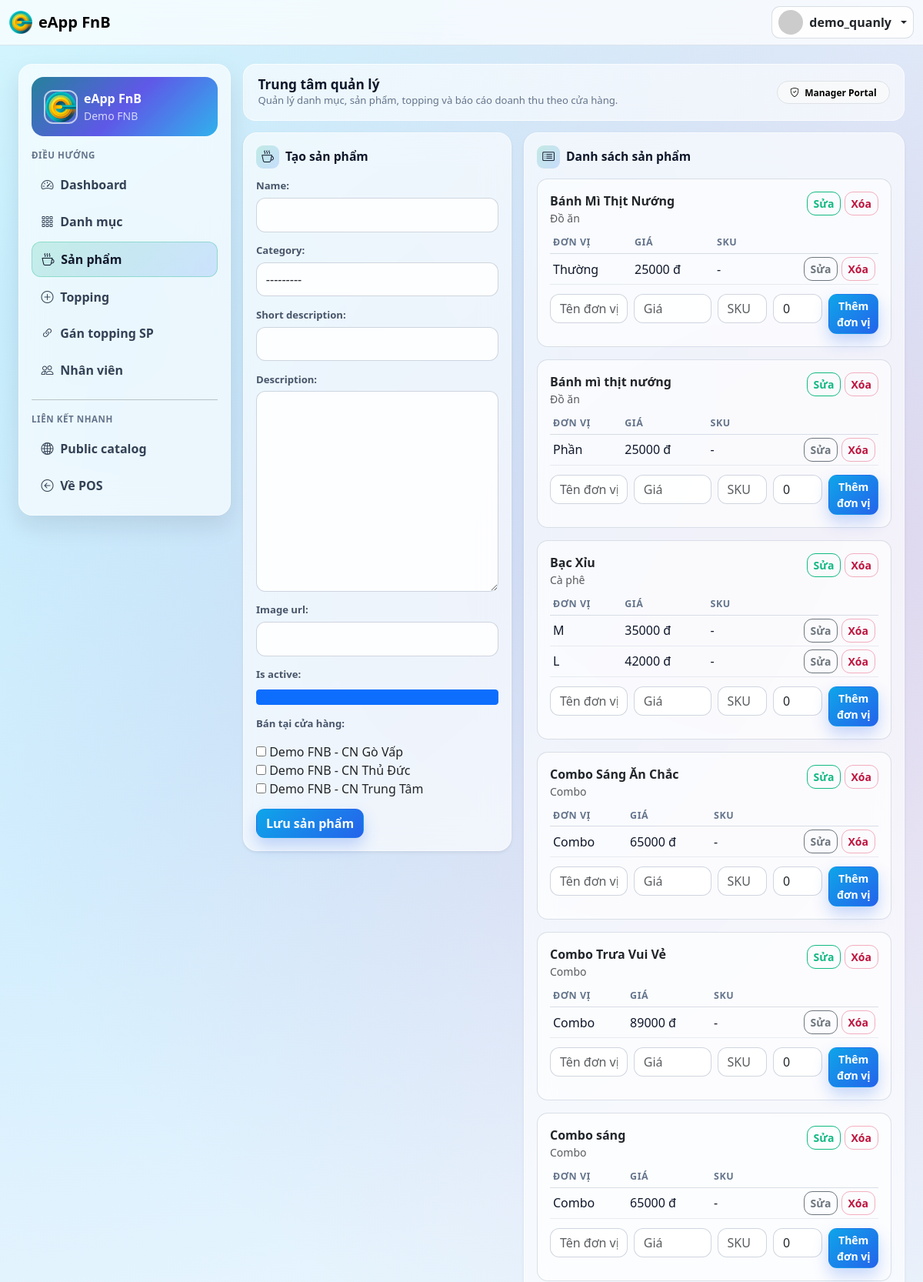
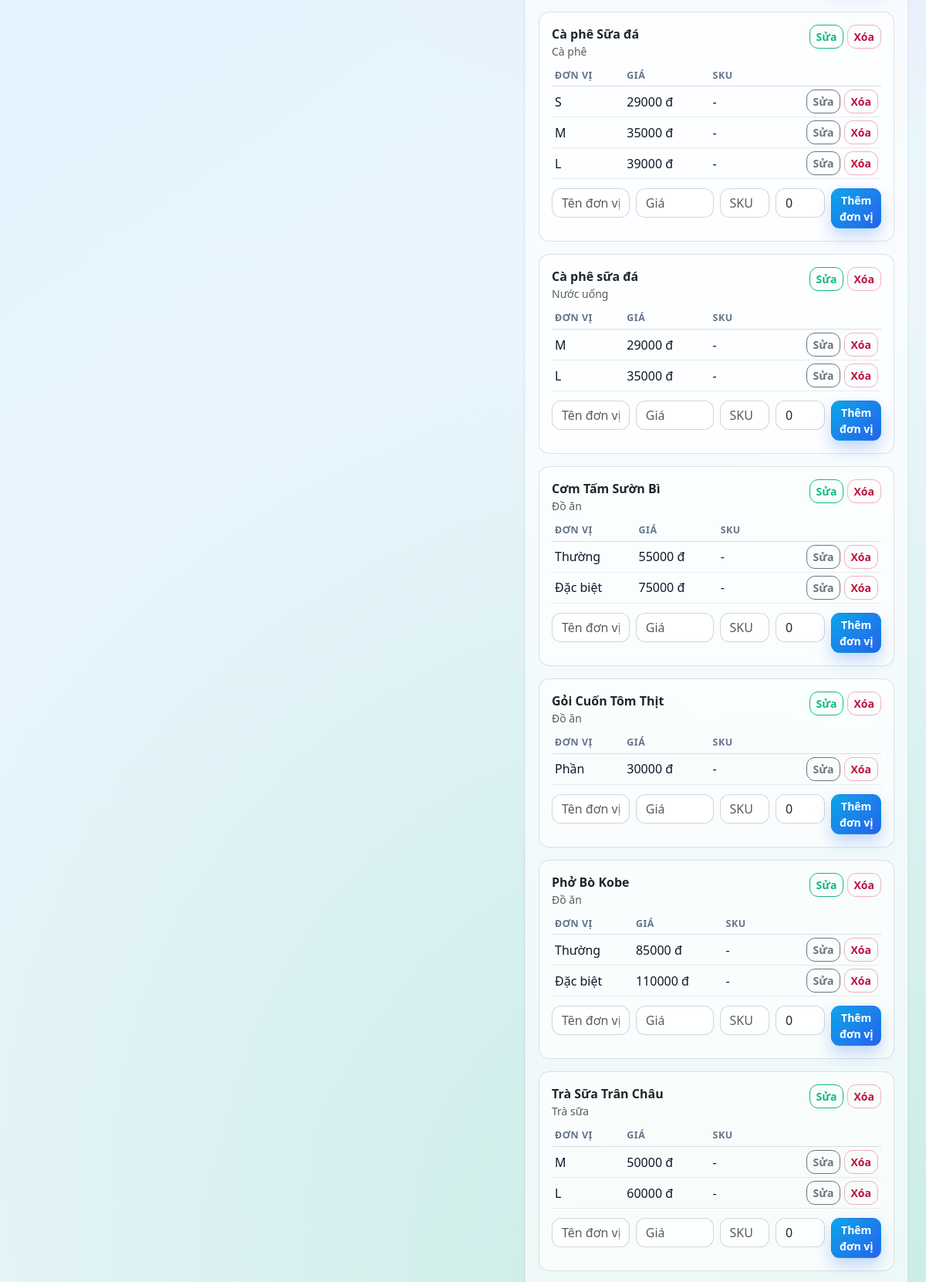
The app's page /quanly/products/ (signed in, upper part) with its own data (2 pictures, top to bottom).
### App_Accounts/models.py (models this page shows, shortened)
class User(AbstractUser):
    class Role(models.TextChoices):
        MANAGER = 'MANAGER', 'Manager'
        STAFF = 'STAFF', 'Staff'
    role = models.CharField(max_length=20, choices=Role.choices, default=Role.STAFF)
    tenant = models.ForeignKey(
        'App_Tenant.Tenant',
        on_delete=models.PROTECT,
        related_name='users',
        null=True,
        blank=True,
    )
    class Meta:
        constraints = [
            models.CheckConstraint(
                check=Q(role='STAFF') | Q(tenant__isnull=False),
                name='chk_manager_requires_tenant',
            ),
            models.UniqueConstraint(
                fields=['tenant'],
                condition=Q(role='MANAGER') & Q(tenant__isnull=False),
                name='uq_manager_per_tenant',
            ),
        ]
        indexes = [
            models.Index(fields=['tenant', 'role']),
        ]
    @property
    def is_manager(self):
        return self.role == self.Role.MANAGER

### App_Tenant/models.py (models this page shows, shortened)
class Tenant(TimeStampedModel):
    name = models.CharField(max_length=150)
    public_slug = models.SlugField(max_length=120, unique=True, validators=[validate_public_slug])
    is_active = models.BooleanField(default=True)
    class Meta:
        ordering = ['name']

class Store(TimeStampedModel):
    tenant = models.ForeignKey(Tenant, on_delete=models.CASCADE, related_name='stores')
    name = models.CharField(max_length=150)
    slug = models.SlugField(max_length=120)
    address = models.CharField(max_length=255, blank=True)
    is_active = models.BooleanField(default=True)
    is_default = models.BooleanField(default=False)
    class Meta:
        ordering = ['tenant__name', 'name']
        constraints = [
            models.UniqueConstraint(fields=['tenant', 'slug'], name='uq_store_tenant_slug'),
            models.UniqueConstraint(
                fields=['tenant'],
                condition=Q(is_default=True),
                name='uq_default_store_per_tenant',
            ),
        ]
        indexes = [
            models.Index(fields=['tenant', 'is_active']),
        ]
    def __str__(self):
        return f'{self.tenant.name} - {self.name}'

### App_Catalog/models.py (models this page shows, shortened)
class Category(TimeStampedModel):
    tenant = models.ForeignKey('App_Tenant.Tenant', on_delete=models.CASCADE, related_name='categories')
    name = models.CharField(max_length=120)
    slug = models.SlugField(max_length=140)
    description = models.TextField(blank=True)
    is_active = models.BooleanField(default=True)
    class Meta:
        constraints = [
            models.UniqueConstraint(fields=['tenant', 'slug'], name='uq_category_tenant_slug'),
        ]
        ordering = ['name']
    def __str__(self):
        return self.name

class Product(TimeStampedModel):
    tenant = models.ForeignKey('App_Tenant.Tenant', on_delete=models.CASCADE, related_name='products')
    category = models.ForeignKey(Category, on_delete=models.SET_NULL, null=True, blank=True, related_name='products')
    name = models.CharField(max_length=180)
    slug = models.SlugField(max_length=180)
    short_description = models.CharField(max_length=255, blank=True)
    description = models.TextField(blank=True)
    image_url = models.URLField(blank=True)
    is_active = models.BooleanField(default=True)
    class Meta:
        constraints = [
            models.UniqueConstraint(fields=['tenant', 'slug'], name='uq_product_tenant_slug'),
        ]
        indexes = [
            models.Index(fields=['tenant', 'is_active']),
            models.Index(fields=['tenant', 'name']),
        ]
        ordering = ['name']

class ProductUnit(TimeStampedModel):
    product = models.ForeignKey(Product, on_delete=models.CASCADE, related_name='units')
    name = models.CharField(max_length=120)
    price = models.DecimalField(max_digits=14, decimal_places=2)
    sku = models.CharField(max_length=120, blank=True)
    is_active = models.BooleanField(default=True)
    display_order = models.PositiveIntegerField(default=0)
    class Meta:
        constraints = [
            models.UniqueConstraint(fields=['product', 'name'], name='uq_product_unit_name'),
        ]
        ordering = ['display_order', 'id']

### App_Quanly/views.py (the view, shortened to what this page needs)
# urls.py: path('products/', views.product_list_create, name='products'),
@manager_required
def product_list_create(request):
    tenant = _tenant_or_404(request.user)
    products = Product.objects.filter(tenant=tenant).select_related('category').prefetch_related('units').order_by('name')
    form = ProductForm(request.POST or None, tenant=tenant)
    return render(
        request,
        'App_Quanly/products.html',
        {
            'products': products,
            'form': form,
            'unit_form': ProductUnitForm(),
        },
    )

### templates/App_Quanly/products.html (shortened to what this page needs)
{% extends 'App_Quanly/_layout.html' %}
{% block quanly_content %}
<div class="row g-3">
    <div class="col-lg-5">
        <div class="card border-0 shadow-sm">
            <div class="card-body">
                <h2 class="admin-card-title">
                    <i class="bi bi-cup-hot"></i>
                    Tạo sản phẩm
                </h2>
                <form method="post">
                    {{ form.as_p }}
                    <button class="btn btn-primary" type="submit">Lưu sản phẩm</button>
                </form>
            </div>
        </div>
    </div>
    <div class="col-lg-7">
        <div class="card border-0 shadow-sm">
            <div class="card-body">
                <h2 class="admin-card-title">
                    <i class="bi bi-card-list"></i>
                    Danh sách sản phẩm
                </h2>
                {% for product in products %}
                <div class="record-block p-3 mb-3">
                    <div class="d-flex justify-content-between align-items-start mb-2">
                        <div>
                            <div class="fw-semibold">{{ product.name }}</div>
                            <div class="small text-muted">{{ product.category.name|default:'Không danh mục' }}</div>
                        </div>
                        <div class="text-end">
                            <a class="btn btn-sm btn-outline-primary" href="{% url 'App_Quanly:product_edit' product.id %}">Sửa</a>
                            <form class="d-inline" method="post" action="{% url 'App_Quanly:product_delete' product.id %}">
                                <button class="btn btn-sm btn-outline-danger" onclick="return confirm('Xóa sản phẩm này?')">Xóa</button>
                            </form>
                        </div>
                    </div>
                    <div class="table-responsive mb-2">
                        <table class="table table-sm align-middle mb-1">
                            <thead><tr><th>Đơn vị</th><th>Giá</th><th>SKU</th><th></th></tr></thead>
                            <tbody>
                                {% for unit in product.units.all %}
                                <tr>
                                    <td>{{ unit.name }}</td>
                                    <td>{{ unit.price|floatformat:0 }} đ</td>
                                    <td>{{ unit.sku|default:'-' }}</td>
                                    <td class="text-end">
                                        <a class="btn btn-sm btn-outline-secondary" href="{% url 'App_Quanly:unit_edit' unit.id %}">Sửa</a>
                                        <form class="d-inline" method="post" action="{% url 'App_Quanly:unit_delete' unit.id %}">
                                            <button class="btn btn-sm btn-outline-danger" onclick="return confirm('Xóa đơn vị này?')">Xóa</button>
                                        </form>
                                    </td>
                                </tr>
                                {% empty %}
                                <tr><td colspan="4" class="text-muted">Chưa có đơn vị.</td></tr>
                                {% endfor %}
                            </tbody>
                        </table>
                    </div>
                    <form method="post" action="{% url 'App_Quanly:unit_add' product.id %}" class="row g-2">
                        <div class="col-md-3"><input class="form-control" name="name" placeholder="Tên đơn vị" required></div>
                        <div class="col-md-3"><input class="form-control" name="price" type="number" step="0.01" placeholder="Giá" required></div>
                        <div class="col-md-2"><input class="form-control" name="sku" placeholder="SKU"></div>
                        <div class="col-md-2"><input class="form-control" name="display_order" type="number" value="0"></div>
                        <div class="col-md-2 d-grid"><button class="btn btn-sm btn-primary">Thêm đơn vị</button></div>
                    </form>
                </div>
                {% empty %}
                <div class="text-muted">Chưa có sản phẩm.</div>
                {% endfor %}
            </div>
        </div>
    </div>
</div>
{% endblock %}

### templates/App_Quanly/_layout.html (shortened to what this page needs)
{% extends 'App_Core/base.html' %}
{% load static %}
{% block body_class %}quanly-page{% endblock %}
{% block container_class %}container-fluid py-4 px-3 px-xl-4{% endblock %}
{% block content %}
<div class="row g-3 quanly-shell">
    <div class="col-12 col-lg-3">
        <div class="glass-panel p-3">
            <div class="card-body">
                <div class="admin-tenant-card mb-3">
                    <div class="d-flex align-items-center gap-2">
                        <img class="admin-tenant-logo" src="{% static 'images/logo/eapp.png' %}" alt="eApp FnB">
                        <div>
                            <div class="fw-bold">eApp FnB</div>
                            <div class="small opacity-75">{{ user.tenant.name|default:'Tenant' }}</div>
                        </div>
                    </div>
                </div>
                <div class="admin-section-title">Điều hướng</div>
                <div class="d-flex flex-column gap-1">
                    <a class="admin-nav-link {% if request.path == '/quanly/' %}active{% endif %}" href="{% url 'App_Quanly:dashboard' %}">
                        <i class="bi bi-speedometer2"></i> Dashboard
                    </a>
                    <a class="admin-nav-link {% if '/quanly/categories/' in request.path %}active{% endif %}" href="{% url 'App_Quanly:categories' %}">
                        <i class="bi bi-grid-3x3-gap"></i> Danh mục
                    </a>
                    <a class="admin-nav-link {% if '/quanly/products/' in request.path or '/quanly/units/' in request.path %}active{% endif %}" href="{% url 'App_Quanly:products' %}">
                        <i class="bi bi-cup-hot"></i> Sản phẩm
                    </a>
                    <a class="admin-nav-link {% if '/quanly/toppings/' in request.path and '/quanly/product-toppings/' not in request.path %}active{% endif %}" href="{% url 'App_Quanly:toppings' %}">
                        <i class="bi bi-plus-circle"></i> Topping
                    </a>
                    <a class="admin-nav-link {% if '/quanly/product-toppings/' in request.path %}active{% endif %}" href="{% url 'App_Quanly:product_toppings' %}">
                        <i class="bi bi-link-45deg"></i> Gán topping SP
                    </a>
                    <a class="admin-nav-link {% if '/quanly/staffs/' in request.path %}active{% endif %}" href="{% url 'App_Quanly:staffs' %}">
                        <i class="bi bi-people"></i> Nhân viên
                    </a>
                </div>
                <hr class="my-3">
                <div class="admin-section-title">Liên kết nhanh</div>
                <div class="d-flex flex-column gap-1">
                    {% if user.tenant %}
                    <a class="admin-nav-link" href="{% url 'App_Public:tenant_catalog' user.tenant.public_slug %}" target="_blank" rel="noopener">
                        <i class="bi bi-globe2"></i> Public catalog
                    </a>
                    {% endif %}
                    <a class="admin-nav-link" href="{% url 'App_Sales:pos' %}">
                        <i class="bi bi-arrow-left-circle"></i> Về POS
                    </a>
                </div>
            </div>
        </div>
    </div>
    <div class="col-12 col-lg-9">
        <div class="admin-hero">
            <div>
                <h1>Trung tâm quản lý</h1>
                <div class="sub">Quản lý danh mục, sản phẩm, topping và báo cáo doanh thu theo cửa hàng.</div>
            </div>
            <span class="badge rounded-pill text-bg-light border px-3 py-2">
                <i class="bi bi-shield-check me-1"></i> Manager Portal
            </span>
        </div>
        {% block quanly_content %}{% endblock %}
    </div>
</div>
{% endblock %}

### templates/App_Core/base.html (shortened to what this page needs)
{% load static %}
<!DOCTYPE html>
<html lang="vi">
<head>
    <link href="https://cdn.jsdelivr.net/npm/bootstrap@5.3.2/dist/css/bootstrap.min.css" rel="stylesheet">
    <link rel="stylesheet" href="https://cdn.jsdelivr.net/npm/bootstrap-icons@1.11.1/font/bootstrap-icons.css">
</head>
<body class="bg-light {% block body_class %}{% endblock %}">
<nav class="navbar navbar-expand-lg bg-white border-bottom sticky-top">
    <div class="container-fluid">
        <a class="navbar-brand fw-bold d-flex align-items-center gap-2" href="{% if user.is_authenticated %}{% url 'App_Sales:pos' %}{% else %}{% url 'App_Accounts:login' %}{% endif %}">
            <img src="{% static 'images/logo/eapp.png' %}" alt="eApp FnB" style="height: 30px; width: 30px; object-fit: cover; border-radius: 6px;">
            <span>eApp FnB</span>
        </a>
        <div class="ms-auto d-flex align-items-center gap-2">
            <div class="dropdown">
                <button class="btn account-trigger dropdown-toggle d-flex align-items-center gap-2 px-2 py-1" type="button" data-bs-toggle="dropdown" aria-expanded="false">
                    {% if user.is_authenticated %}
                    <img src="https://ui-avatars.com/api/?name={{ user.username }}&background=0D8ABC&color=fff" class="rounded-circle" width="32" height="32" alt="Avatar">
                    <span class="fw-bold d-none d-lg-inline">{{ user.username }}</span>
                    {% else %}
                    <img src="https://ui-avatars.com/api/?name=Public&background=64748B&color=fff" class="rounded-circle" width="32" height="32" alt="Public">
                    <span class="fw-bold d-none d-lg-inline">Public</span>
                    {% endif %}
                </button>
            </div>
        </div>
    </div>
</nav>
<div class="{% block container_class %}container-fluid py-3{% endblock %}">
    {% block content %}{% endblock %}
</div>
<div id="toastContainer" class="toast-container position-fixed top-0 end-0 p-3" style="z-index:1081;"></div>
</body>
</html>

### records on screen
User: username "demo_quanly", tenant.name "Demo FNB"
Store: is_active "☑"
Product: name "Bánh Mì Thịt Nướng", category.name "Đồ ăn"
ProductUnit: name "Thường", price "25000", sku "-"
Product: name "Bánh mì thịt nướng", category.name "Đồ ăn"
ProductUnit: name "Phần", price "25000", sku "-"
Product: name "Bạc Xỉu", category.name "Cà phê"
ProductUnit: name "M", price "35000", sku "-"
ProductUnit: name "L", price "42000", sku "-"
Product: name "Combo Sáng Ăn Chắc", category.name "Combo"
ProductUnit: name "Combo", price "65000", sku "-"
Product: name "Combo Trưa Vui Vẻ", category.name "Combo"
ProductUnit: name "Combo", price "89000", sku "-"
Product: name "Combo sáng", category.name "Combo"
ProductUnit: name "Combo", price "65000", sku "-"
Product: name "Cà phê Sữa đá", category.name "Cà phê"
ProductUnit: name "S", price "29000", sku "-"
ProductUnit: name "M", price "35000", sku "-"
ProductUnit: name "L", price "39000", sku "-"
Product: name "Cà phê sữa đá", category.name "Nước uống"
ProductUnit: name "M", price "29000", sku "-"
ProductUnit: name "L", price "35000", sku "-"
Product: name "Cơm Tấm Sườn Bì", category.name "Đồ ăn"
ProductUnit: name "Thường", price "55000", sku "-"
ProductUnit: name "Đặc biệt", price "75000", sku "-"
Product: name "Gỏi Cuốn Tôm Thịt", category.name "Đồ ăn"
ProductUnit: name "Phần", price "30000", sku "-"
Product: name "Phở Bò Kobe", category.name "Đồ ăn"
ProductUnit: name "Thường", price "85000", sku "-"
ProductUnit: name "Đặc biệt", price "110000", sku "-"
Product: name "Trà Sữa Trân Châu", category.name "Trà sữa"
ProductUnit: name "M", price "50000", sku "-"
ProductUnit: name "L", price "60000", sku "-"
